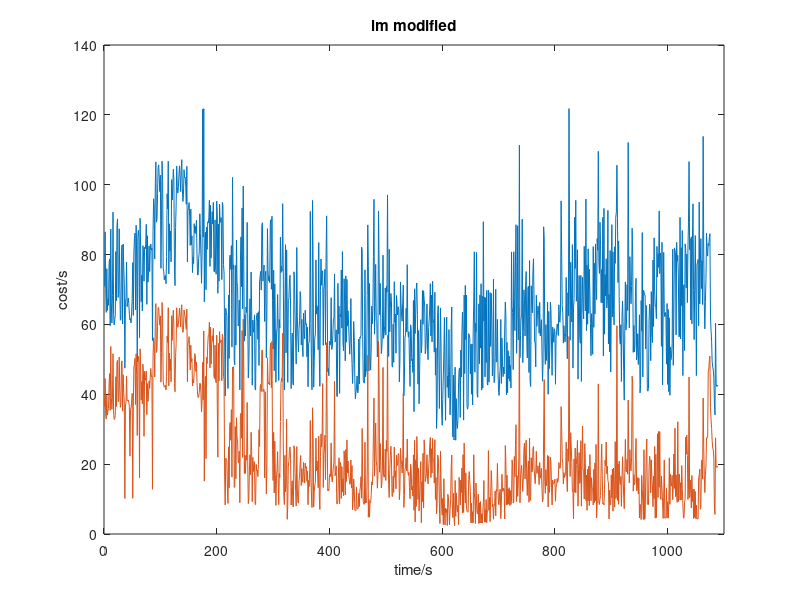
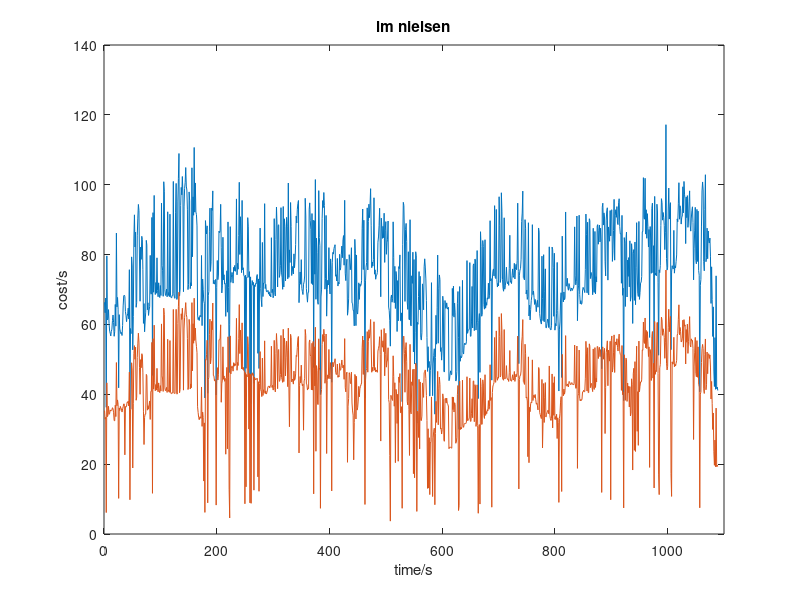
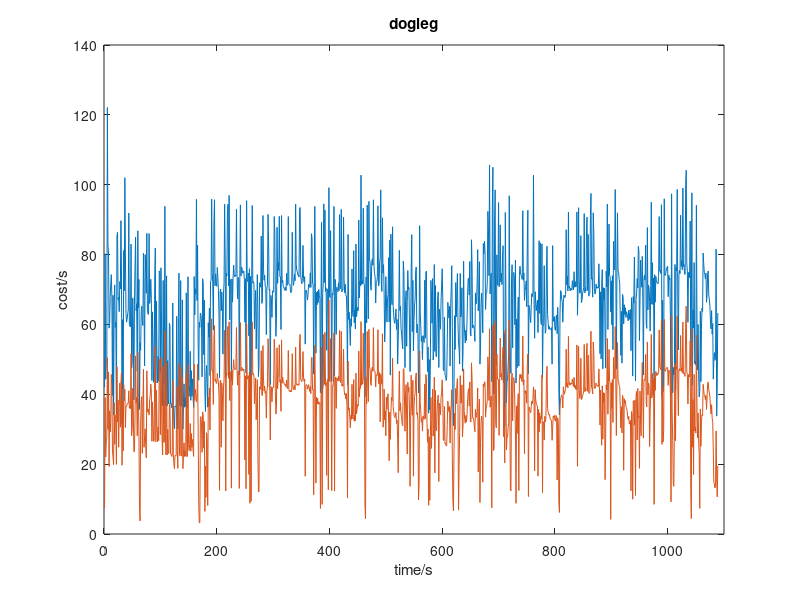
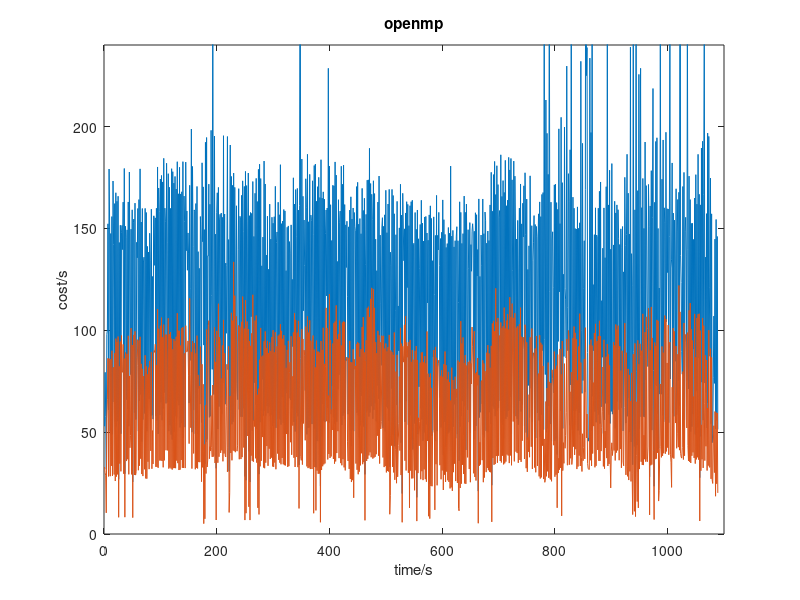

Reproduce these figures in MATLAB, in order.
load('cost_output_dogleg.csv');
load('cost_output_modified.csv');
load('cost_output_nielsen.csv');
load('cost_output_openmv_nielsen.csv');

figure;
plot(cost_output_modified);
xlim([0,1100]);
ylim([0,140]);
xlabel('time/s');
ylabel('cost/s');
title('lm modified')
figure;
plot(cost_output_nielsen);
xlim([0,1100]);
ylim([0,140]);
xlabel('time/s');
ylabel('cost/s');
title('lm nielsen');
figure;
plot(cost_output_dogleg);
xlim([0,1100]);
ylim([0,140]);
xlabel('time/s');
ylabel('cost/s');
title('dogleg');
figure;
plot(cost_output_openmv_nielsen);
xlim([0,1100]);
ylim([0,240]);
xlabel('time/s');
ylabel('cost/s');
title('openmp');